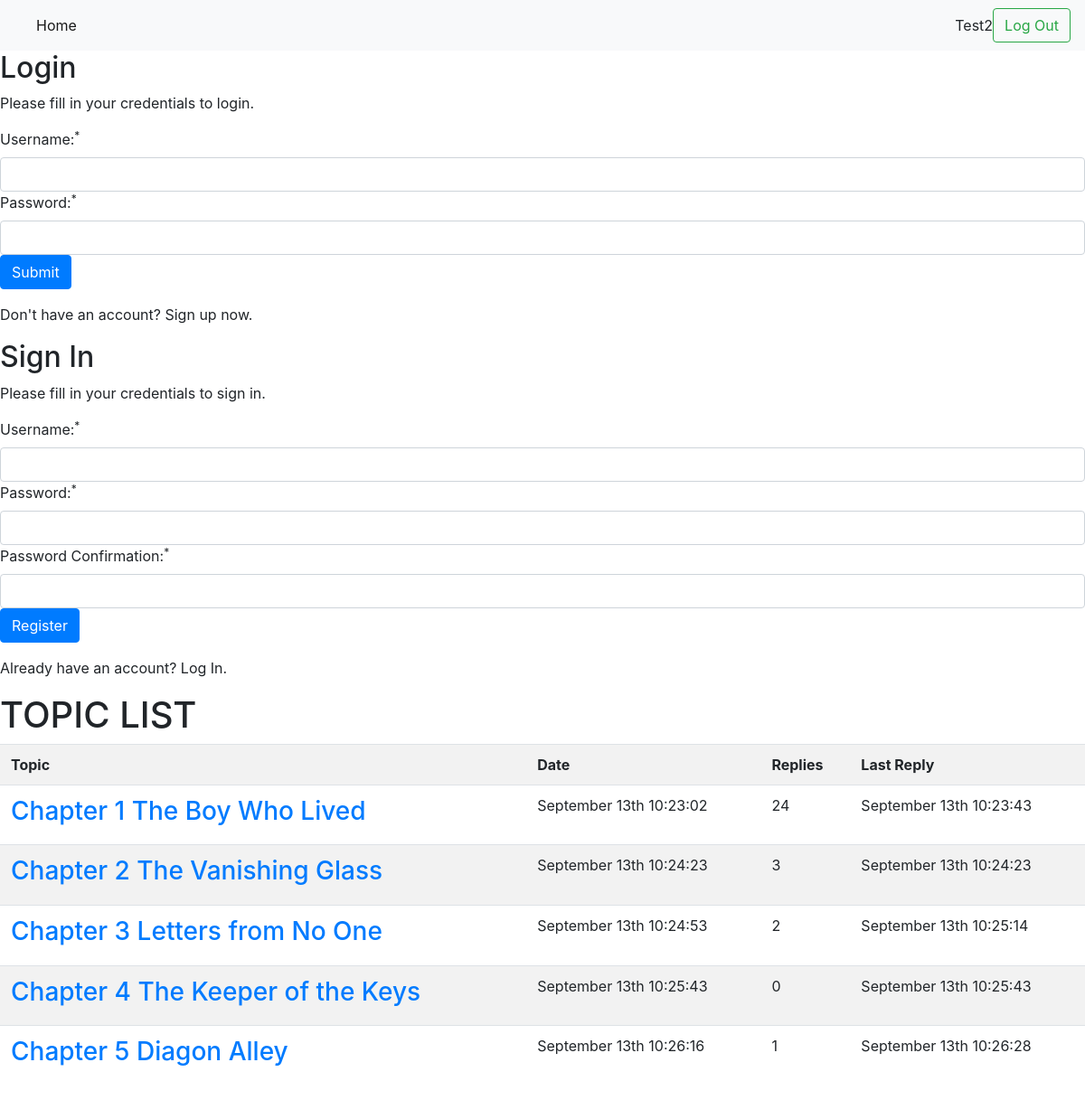
Page / (signed in) on the committed database.
### tables this page shows
CREATE TABLE IF NOT EXISTS `node` (
  `nodeid` int(10) unsigned NOT NULL AUTO_INCREMENT,
  `contenttypeid` smallint(6) NOT NULL,
  `publishdate` int(11) DEFAULT NULL,
  `title` varchar(512) DEFAULT NULL,
  `parentid` int(11) NOT NULL,
  `lastcontent` int(11) NOT NULL DEFAULT '0',
  `lastcontentid` int(11) NOT NULL DEFAULT '0',
  `userid` int(11) NOT NULL,
  PRIMARY KEY (`nodeid`)
);

### controllers/posts.php (called while the page is built)
<?php
class PostsController{
    public function all(){
        $topics = PostsModel::getAllPosts();
        require_once('views/posts.php');
    }
}

### models/posts.php (called while the page is built, shortened)
<?php
class PostsModel{
    public static function getAllPosts(){
        $db = DB::getInstance();
        $selectPosts = "SELECT nodeid AS post_node, publishdate, title, lastcontent, "
                . "(SELECT count(nodeid) FROM node WHERE parentid = post_node) AS postcount "
                . "FROM node WHERE `contenttypeid` = 22 GROUP BY nodeid";
        $quary = $db->query($selectPosts);
        $posts = $quary->fetchall(PDO::FETCH_ASSOC);
        return $posts;
    }
}

### views/posts.php (the view)
<?php global $sitePath; ?>
<div class="topics-header">
    <h1>TOPIC LIST</h1>
</div>
<div class="topics">
    <table class="table table-striped">
        <tbody>
            <tr>
                <th>Topic</th>
                <th>Date</th>
                <th>Replies</th>
                <th>Last Reply</th>
            </tr>
            <?php foreach($topics as $topic){ ?>
            <tr>
                <td><h3><a href="<?php echo $sitePath ?>/post/show/?id=<?php echo $topic["post_node"]; ?>"><?php echo $topic["title"]; ?></a></h3></td>
                <td><?php echo Date('F jS g:i:s', $topic["publishdate"]); ?></td>
                <td><?php echo $topic["postcount"]; ?></td>
                <td><?php echo Date('F jS g:i:s', $topic["lastcontent"]); ?></td>
            </tr>
            <?php } ?>
        </tbody>
    </table>
</div>

### rows in the picture
node: title "Chapter 1 The Boy Who Lived", publishdate "September 13th 10:23:02", postcount "24", lastcontent "September 13th 10:23:43"
node: title "Chapter 2 The Vanishing Glass", publishdate "September 13th 10:24:23", postcount "3", lastcontent "September 13th 10:24:23"
node: title "Chapter 3 Letters from No One", publishdate "September 13th 10:24:53", postcount "2", lastcontent "September 13th 10:25:14"
node: title "Chapter 4 The Keeper of the Keys", publishdate "September 13th 10:25:43", postcount "0", lastcontent "September 13th 10:25:43"
node: title "Chapter 5 Diagon Alley", publishdate "September 13th 10:26:16", postcount "1", lastcontent "September 13th 10:26:28"

### other values in the picture
$_SESSION['siteUsername'] "Test2"
